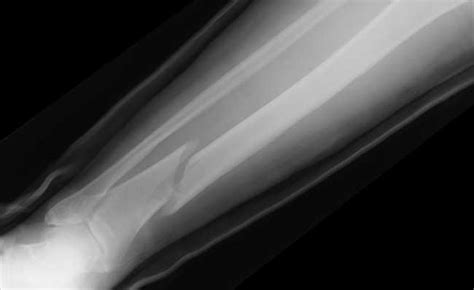
#> input picture introducao_aprendizado_maquina/T2/Fissura_1.jpg, 474 x 290 px, found by its file name
$ jupyter execute Willian-Alves_destaque_fissura.ipynb   (older library calls are emulated)
#> lines starting #> are read from the running program, lines starting #| are printed output that depends on the picture; after the words box and inside, x2 and y2 are one past the last pixel; in counts of white or black regions, pixels touching at a corner belong together
2 - Usando as técnicas vistas em laboratório, destaque a fissura na imagem do raio x (Fissura_1.jpg). (2,0 pontos)

[cell 1]
import cv2
import numpy as np
from pylab import *
import matplotlib.pyplot as plt

[cell 2]
path = '/app/introducao_aprendizado_maquina/T2/'

[cell 3]
def plot_imagens_2(img1, tit1, img2, tit2, res):
    figure(figsize = res)
    plt.subplot(1,2,1), plt.imshow(img1), plt.title(tit1)
    plt.xticks([]),plt.yticks([])
    plt.subplot(1,2,2), plt.imshow(img2), plt.title(tit2)
    plt.xticks([]),plt.yticks([])
    plt.show()

[cell 4]
# Carregar a imagem
img = cv2.imread(path + 'Fissura_1.jpg', cv2.IMREAD_GRAYSCALE)
#> img is the input picture: shape (290, 474); min 0, max 254, mean 69.1

[cell 5]
# Aplicar um filtro de suavização para reduzir o ruído
img_gaussina_blur = cv2.GaussianBlur(img, (5, 5), 0)

[cell 6]
# Aplicar o operador de Sobel para detecção de bordas
sobel_x = cv2.Sobel(img_gaussina_blur, cv2.CV_64F, 1, 0, ksize=5)
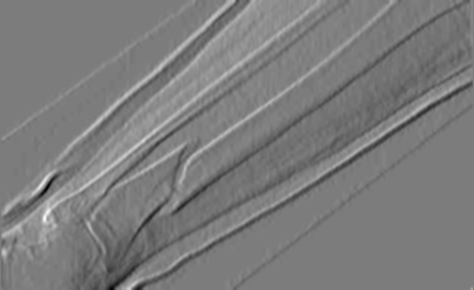
#> sobel_x: shape (290, 474) float64; min -1650, max 1719, mean -3.7; drawn with min black and max white
sobel_y = cv2.Sobel(img_gaussina_blur, cv2.CV_64F, 0, 1, ksize=5)
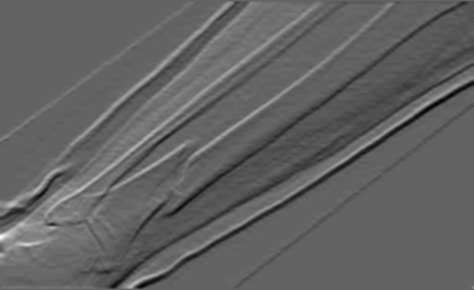
#> sobel_y: shape (290, 474) float64; min -1601, max 2496, mean -10.1; drawn with min black and max white

# Calcular a magnitude do gradiente
magnitude = np.sqrt(sobel_x**2 + sobel_y**2)
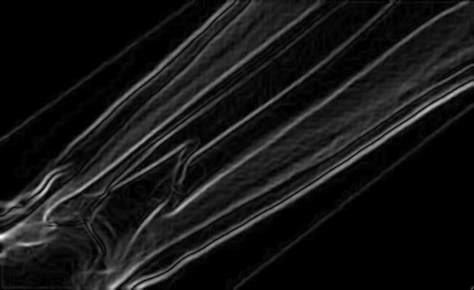
#> magnitude: shape (290, 474) float64; min 0, max 2496, mean 214.9; drawn with min black and max white

# Definir um limiar para binarizar a imagem
limiar = 100
img_bin = np.uint8(magnitude > limiar)
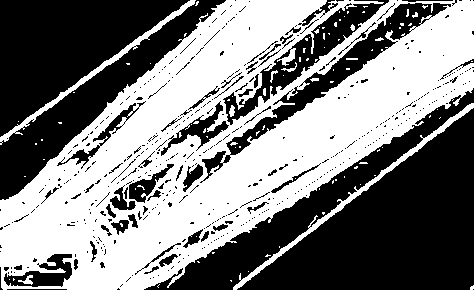
#> img_bin: shape (290, 474); values 0 (black) and 1 (white), 50% white; 97 white regions (84 under 20 px), largest, box (x1, y1, x2, y2) and area: (0, 0, 474, 290) 65091, (233, 103, 474, 290) 1561, (0, 0, 196, 145) 1257

[cell 7]
# Exibir a imagem original e a imagem destacando a fissura
plot_imagens_2(img, 'Original', img_bin, 'Fissura Destacada', (20,20))

$ run again, with introducao_aprendizado_maquina/T2/imagem_1.jpg copied over introducao_aprendizado_maquina/T2/Fissura_1.jpg
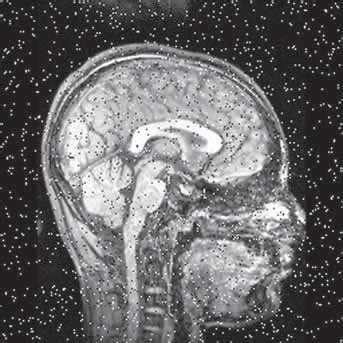
#> input picture introducao_aprendizado_maquina/T2/imagem_1.jpg, 343 x 343 px, found by its file name
#> `magnitude = np.sqrt(sobel_x**2 + sobel_y**2)`:
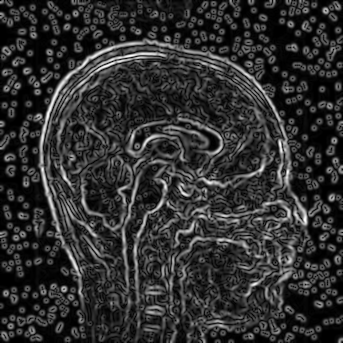
#> magnitude: shape (343, 343) float64; min 0, max 5333.7, mean 1012.4; drawn with min black and max white
#> `img_bin = np.uint8(magnitude > limiar)`:
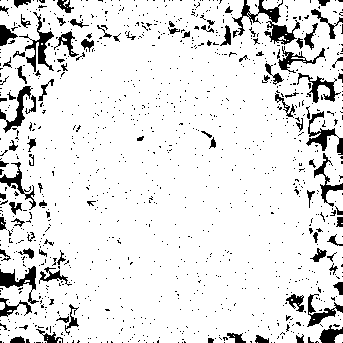
#> img_bin: shape (343, 343); values 0 (black) and 1 (white), 89.6% white; 1122 black regions (1025 under 20 px), largest, box (x1, y1, x2, y2) and area: (232, 0, 300, 45) 840, (19, 12, 54, 72) 522, (0, 266, 39, 304) 477

$ run again, with introducao_aprendizado_maquina/T2/imagem_3.jpg copied over introducao_aprendizado_maquina/T2/Fissura_1.jpg
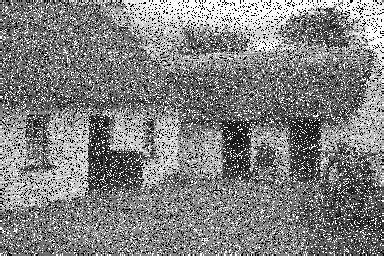
#> input picture introducao_aprendizado_maquina/T2/imagem_3.jpg, 384 x 256 px, found by its file name
#> img is the input picture: shape (256, 384); min 0, max 255, mean 129
#> `magnitude = np.sqrt(sobel_x**2 + sobel_y**2)`:
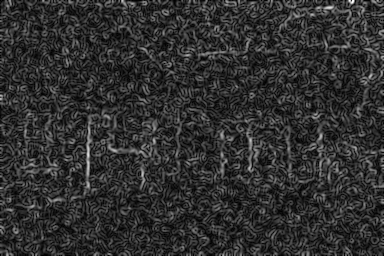
#> magnitude: shape (256, 384) float64; min 0, max 6818, mean 1274.5; drawn with min black and max white
#> `img_bin = np.uint8(magnitude > limiar)`:
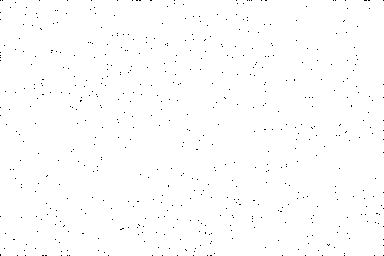
#> img_bin: shape (256, 384); values 0 (black) and 1 (white), 99.4% white; black in thin lines or dots
